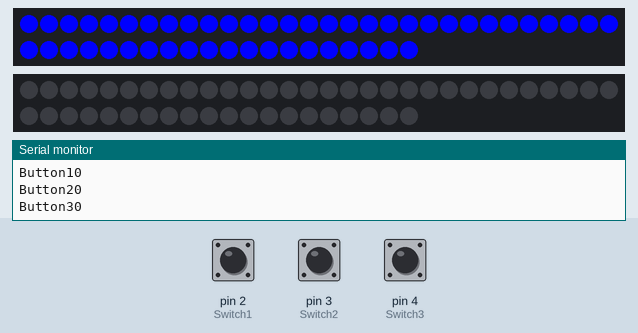
Recording of a sketch running on a simulated Arduino Uno, built with avr-gcc and run on an emulated ATmega328P. On the bench: 2 × 50 RGB LEDs in strip order, left to right, continuing on the next row, the last lines printed to the serial monitor. Inputs (shaded band) come from the test bench; at power-on: pin 2 (Switch1) LOW, pin 4 (Switch3) LOW, pin 3 (Switch2) LOW. Dim RGB values are drawn brighter than linear.

Above: at 0.59 s.
1.3 s: pin 2 (Switch1) pulled HIGH for 3.2 s
At 1.76 s:
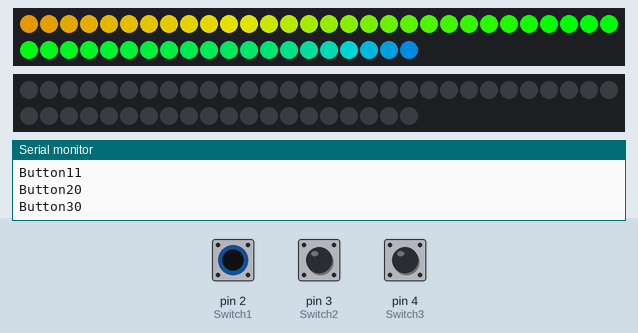
5.1 s: pin 4 (Switch3) pulled HIGH for 3.2 s
At 5.58 s:
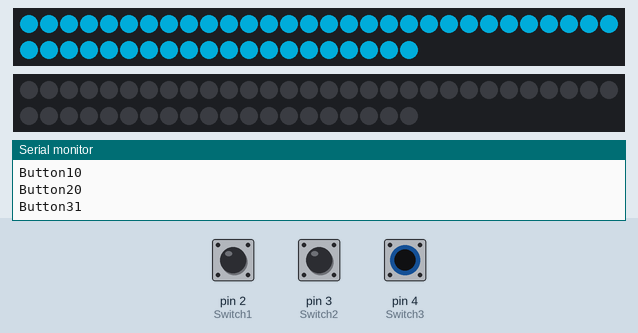
8.9 s: pin 2 (Switch1) pulled HIGH for 1 s
At 9.4 s:
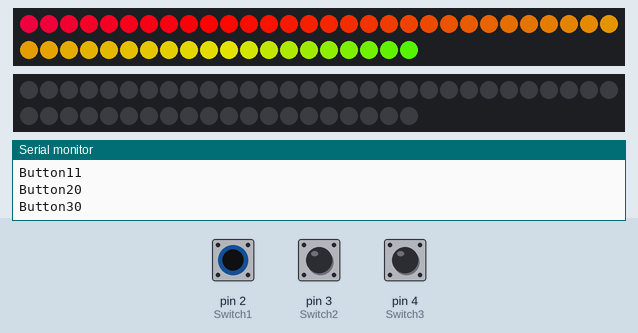
10.5 s: pin 4 (Switch3) pulled HIGH for 1 s
At 11.02 s:
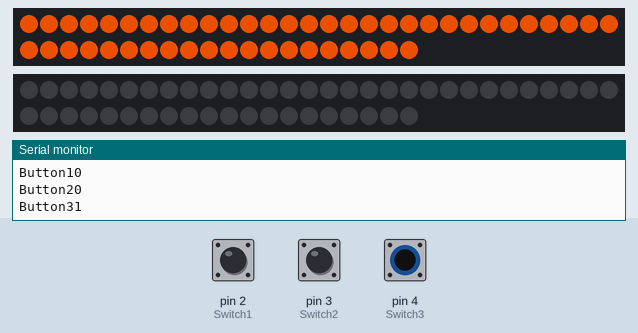
12.1 s: pin 4 (Switch3) pulled HIGH for 1 s
At 12.5 s:
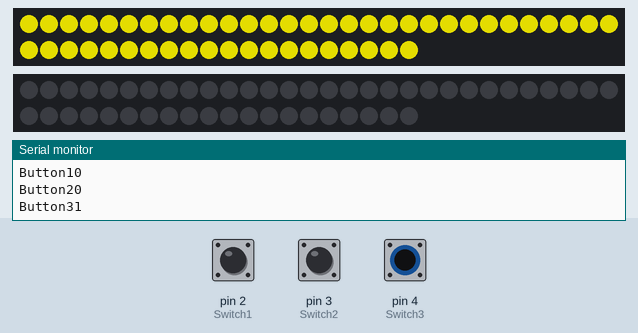
13.7 s: pin 2 (Switch1) pulled HIGH for 3.2 s
At 14.21 s:
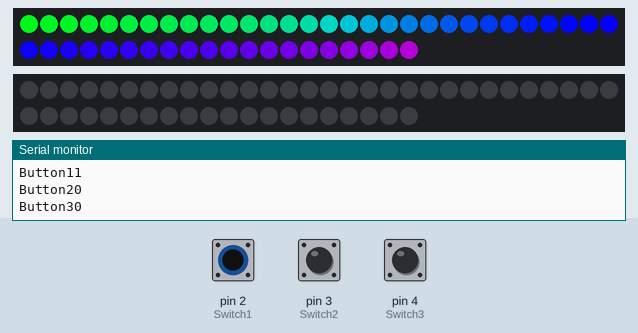

The sketch:

Rheine_YEEEET_Blinker.ino
```cpp
#include <FastLED.h>
#include "StateManager.h"
#include "Button.h"

#define NUM_LEDS 50
#define DATA_PIN_L 7
#define DATA_PIN_R 8

#define Switch1 2
#define Switch2 3
#define Switch3 4


/*
 * Configs
 */
 #define rainbowTime 10000
 #define rainbowXMultiplier 80


CRGB ledsL[NUM_LEDS];
CRGB ledsR[NUM_LEDS];

// Defines the events
 void onSwitchToggled(bool mode);

/*If you want to invert, just uncomment the command below*/
Button switchRight(onSwitchToggled,4/*,true*/);
Button switchMiddle(onSwitchToggled,3);
Button switchLeft(onSwitchToggled,2);

StateManager mng;

void setup() {
  FastLED.addLeds<WS2812B, DATA_PIN_L, GRB>(ledsL, NUM_LEDS);
  FastLED.addLeds<WS2812B, DATA_PIN_R, GRB>(ledsR, NUM_LEDS);

  /*pinMode(Switch1, INPUT);
  pinMode(Switch2, INPUT);
  pinMode(Switch3, INPUT);*/

  FastLED.setMaxPowerInVoltsAndMilliamps(5,2500);
  FastLED.setBrightness(255);

  Serial.begin(115200);
}

void loop() {
  //updates the booleans relating switch positions
  //SwitchPosUpdate();
  //switch the modes accordingly and execute them
  modeSwitch();

  //SwitchDebug();

  // Button updates
  switchRight.update();
  switchMiddle.update();
  switchLeft.update();
  SwitchDebug();
}

/*
 * Events
 */

 void onSwitchToggled(bool mode){
  cleanL(0);
  cleanR(1);
  mng.reset();
 }

/*
 * TODO:
 * - adjust LED_STRIP Length
 *
 *
 */


void modeSwitch() {
/*
 * Middle down:
 *  Left & down normal blinkers & warn light
 *
 * Middle up:
 *  rainbow, xrainbox, whitelight when all 3 up, blaulicht
 *
 *
 */

  // Checks the middle-switch state
  if(switchMiddle.isPressed()){

    // Switches between the different modes

    // Warning-light
    if(switchRight.isPressed() && switchLeft.isPressed())
      Warnblinker();

    // Right blinker
    else if(switchRight.isPressed())
      BlinkerRight();

    // Left blinker
    else if(switchLeft.isPressed())
      BlinkerLeft();

  }else{

    // White-light
    if(switchRight.isPressed() && switchLeft.isPressed())
      WhiteLight();

    // Time-based rainbow
    else if(switchRight.isPressed())
      TimeRainbow();

    // X-Axis-Rainbow
    else if(switchLeft.isPressed())
      XRainbow();

    // Both switches are down
    else
      Blaulicht();
  }
  /*
  //Zivilmodus mit Blinkern
  if(Switch2Down) {
    if(Switch1Up && Switch3Down) {
      currentModeState = 1;
      ResetIfModeStateSwitch(lastModeState,currentModeState);
      BlinkerLeft();
    }
    else if(Switch1Down && Switch3Up) {
      currentModeState = 2;
      ResetIfModeStateSwitch(lastModeState,currentModeState);
      BlinkerRight();
    }
    else if(Switch1Up && Switch3Up) {
      currentModeState = 3;
      ResetIfModeStateSwitch(lastModeState,currentModeState);
      Warnblinker();
    }
  }
  //LSDModus mit purem Chaos und REGENBOEGEN!!!!!!!
  else if(Switch2Up) {
    if(Switch1Down && Switch3Down) {
      currentModeState = 4;
      ResetIfModeStateSwitch(lastModeState,currentModeState);
      Blaulicht();
    }
    else if(Switch1Up && Switch3Down) {
      currentModeState = 5;
      ResetIfModeStateSwitch(lastModeState,currentModeState);
      XRainbow();
    }
    else if(Switch1Down && Switch3Up) {
      currentModeState = 6;
      ResetIfModeStateSwitch(lastModeState,currentModeState);
      TimeRainbow();
    }
    else if(Switch1Up && Switch3Up) {
      currentModeState = 7;
      ResetIfModeStateSwitch(lastModeState,currentModeState);
      WhiteLight();
    }
  }
  lastModeState = currentModeState;*/
}

// ModeStateManager
void ResetIfModeStateSwitch(int last, int curr) {
  if(last != curr) {
    cleanL(1);
    cleanR(1);
    mng.reset();
    Serial.println("ModeState has been switched!!!!!!!!!!!!!!!!");
  }
}

void BlinkerLeft() {
  if(mng.isState(0,500)){
    colorL(32,1);
  }
  if(mng.isState(1,500,0)){
    cleanL(1);
  }
}

void BlinkerRight() {
  if(mng.isState(0,500)){
    colorR(32,1);
  }

  if(mng.isState(1,500,0)){
    cleanR(1);
  }
}

void Warnblinker() {
  if(mng.isState(0,500)){
    colorL(32,1);
    colorR(32,1);
  }

  if(mng.isState(1,500,0)){
    cleanL(1);
    cleanR(1);
  }
}

void TimeRainbow() {


  /*
  for(int h = 0; h < 253; h++) {
    if(mng.isState(h,50)) {
      colorL(h,0);
      colorR(h,1);
    }
  }
  if(mng.isState(254,50,0)) {
    colorL(0,0);
    colorR(0,1);
  }*/

    // Gets a timespace that is timebase (with the millis) based on the config value
    float timescale = millis()%rainbowTime;
    // Gets the percentage state where the rainbow currently is
    float perc = timescale/rainbowTime;

    colorL(perc * 253,1);
}

void XRainbow() {

    // Iterates over all pixels to update them x-value and time based
    for(byte i = 0; i < NUM_LEDS; i++) {
      // Gets a timespace that is timebase (with the millis) based on the config value and adds the x value to it
      float timescale = (millis() + i * rainbowXMultiplier)%rainbowTime;
      // Gets the percentage state where the rainbow currently is
      float perc = timescale/rainbowTime;

      // Sets the final pixel color
      ledsL[i].setHue(perc * 253);
    }
    FastLED.show();
}

void Blaulicht() {
  if(mng.isState(0,70)) {
    colorL(160,1);
  }

  if(mng.isState(1,35)) {
    cleanL(1);
  }

  if(mng.isState(2,100)) {
    colorL(160,1);
  }

  if(mng.isState(3,35)) {
    cleanL(1);
  }

  if(mng.isState(4,70)) {
    colorR(160,1);
  }

  if(mng.isState(5,35)) {
    cleanR(1);
  }

  if(mng.isState(6,100)) {
    colorR(160,1);
  }

  if(mng.isState(7,35,0)) {
    cleanR(1);
  }

}

void WhiteLight() {
 // if(mng.isState(0,1000)) {
    whiteL(1);
    whiteR(1);
 // }
}

/*void SwitchPosUpdate() {
  if(digitalRead(Switch1) == HIGH) {
    Switch1Up = true; Switch1Down = false;
    //Serial.println("Switch1Up");
  }
  if(digitalRead(Switch1) == LOW) {
    Switch1Up = false; Switch1Down = true;
    //Serial.println("Switch1Down");
  }

  if(digitalRead(Switch2) == HIGH) {
    Switch2Up = true; Switch2Down = false;
    //Serial.println("Switch2Up");
  }
  if(digitalRead(Switch2) == LOW) {
    Switch2Up = false; Switch2Down = true;
    //Serial.println("Switch2Down");
  }

  if(digitalRead(Switch3) == HIGH) {
    Switch3Up = true; Switch3Down = false;
    //Serial.println("Switch3Up");
  }
  if(digitalRead(Switch3) == LOW) {
    Switch3Up = false; Switch3Down = true;
    //Serial.println("Switch3Down");
  }
}*/

void cleanL(bool shouw) {
  for(byte i = 0; i < NUM_LEDS; i++) {
    ledsL[i].setRGB(0,0,0);
  }
  if(shouw) {
    FastLED.show();
  }
}

void cleanR(bool shouw) {
  for(byte i = 0; i < NUM_LEDS; i++) {
    ledsR[i].setRGB(0,0,0);
  }
  if(shouw) {
    FastLED.show();
  }
}

void cleanall() {
  FastLED.clear();
  FastLED.show();
}

void colorL(byte hue, bool shouw) {
  for(byte i = 0; i < NUM_LEDS; i++) {
    ledsL[i].setHue(hue);
  }
  if(shouw) {
    FastLED.show();
  }
}

void colorR(byte hue, bool shouw) {
  for(byte i = 0; i < NUM_LEDS; i++) {
    ledsR[i].setHue(hue);
  }
  if(shouw) {
    FastLED.show();
  }
}

void colspL(byte hue, byte startled, byte endled, bool shouw) {
  for(byte i = startled-1; i <= endled-1; i++) {
    ledsL[i].setHue(hue);
  }
  if(shouw) {
    FastLED.show();
  }
}

void colspR(byte hue, byte startled, byte endled, bool shouw) {
  for(byte i = startled-1; i <= endled-1; i++) {
    ledsR[i].setHue(hue);
  }
  if(shouw) {
    FastLED.show();
  }
}

void whiteL(bool shouw) {
  for(byte i = 0; i < NUM_LEDS; i++) {
    ledsL[i].setRGB(255,255,255);
  }
  if(shouw) {
    FastLED.show();
  }
}

void whiteR(bool shouw) {
  for(byte i = 0; i < NUM_LEDS; i++) {
    ledsR[i].setRGB(255,255,255);
  }
  if(shouw) {
    FastLED.show();
  }
}

void whispL(byte startled, byte endled, bool shouw) {
  for(byte i = startled-1; i <= endled-1; i++) {
    ledsL[i].setRGB(255,255,255);
  }
  if(shouw) {
    FastLED.show();
  }
}

void whispR(byte startled, byte endled, bool shouw) {
  for(byte i = startled-1; i <= endled-1; i++) {
    ledsR[i].setRGB(255,255,255);
  }
  if(shouw) {
    FastLED.show();
  }
}

void rgbL(byte r, byte g, byte b, bool shouw) {
  for(byte i = 0; i < NUM_LEDS; i++) {
    ledsL[i].setRGB(r,g,b);
  }
  if(shouw) {
    FastLED.show();
  }
}

void rgbR(byte r, byte g, byte b, bool shouw) {
  for(byte i = 0; i < NUM_LEDS; i++) {
    ledsR[i].setRGB(r,g,b);
  }
  if(shouw) {
    FastLED.show();
  }
}

void SwitchDebug() {
  Serial.print("Button1");Serial.println(digitalRead(Switch1));
  Serial.print("Button2");Serial.println(digitalRead(Switch2));
  Serial.print("Button3");Serial.println(digitalRead(Switch3));
  delay(100);
}
```

Button.h
```cpp
class Button {
  private:
    /*
    * Configs
    */

    // If the button is inverted
    bool inverted;

    // Button event handler for events
    void (*onButtonEvent)(bool toggleDown);

    // Button-pin on the board
    byte pin;


    // Time when the button got detected as changed
    long detectedTime;

    // Previously detected state of the button
    bool prevState, evtTriggert,activeState;

  public:

    Button(void (*onButtonEvent)(bool toggleDown),byte pin,bool isInverted = false){
      this->onButtonEvent = onButtonEvent;
      this->pin = pin;
      this->inverted = isInverted;

      // Sets the pinmode
      pinMode(pin,INPUT);
    }

    bool isPressed(){
      // Inverter is done using an != (XOR)
      return this->activeState != this->inverted;
    }

    void update(){
      // Reads in the button
      bool btnState = digitalRead(this->pin);

      // Checks if the button is equal
      if(this->prevState == btnState){
        // Checks if the event already triggert
        if(this->evtTriggert)
          return;

        // Checks if the timer has been reached
        if(millis() - this->detectedTime > 200){
          // Triggers the event
          this->evtTriggert=true;
          this->activeState=this->prevState;

          // Checks if a button event is set
          if(this->onButtonEvent != nullptr)
            this->onButtonEvent(this->isPressed());
        }
        return;
      }

      // Updates the button state (And resets the time and evt-triggert flag)
      this->prevState=btnState;
      this->detectedTime = millis();
      this->evtTriggert = false;
    }

};
```

StateManager.h
```cpp
class StateManager{

  private:
    long timerState;
    int state;
    bool updChange;

  public:

    StateManager(){
      this->reset();
    }


    /*
     * Checks if the current state is set and updates to the given next if the amount of millis has been reached.
     * If no nextState state has been defined, the current one only increments.
     *
     * To reset back, just put 0 for the nextState-variable
     *
     * Returns true ONCE! if the current state is set and otherwise false.
     */
    bool isState(int checkState,int deltaMillis, int nextState = -1){
      // Checks at which checkpoint (State) the manager currently is
      if(this->state != checkState)
        return false;

      // Checks if the state just changed
      if(this->updChange){
        // Inverses the change
        this->updChange=false;
        return true;
      }

      // Checks if the state changed
      if(millis() - this->timerState > deltaMillis){
        // Switches to the next state
      this->state=nextState == -1 ? (checkState+1) : nextState;
      // Updates the just-changed flag
      this->updChange=true;
      // Resets the timer
      this->timerState = millis();
    }

    return false;
  }

  /*
   * Resets the state-manager
   */
  void reset(){
    this->timerState = millis();
    this->state=0;
    this->updChange=true;
  }


};


/*

  After 1 do x

  After 2 do y

  After 3 do z


*/
```

Measured:
- after the input at 1.3 s, the LEDs: first differ from a run without the input after 0.41 s (image 1)
- after the input at 12.1 s, the LEDs: first differ from a run without the input after 0.36 s (image 5)
